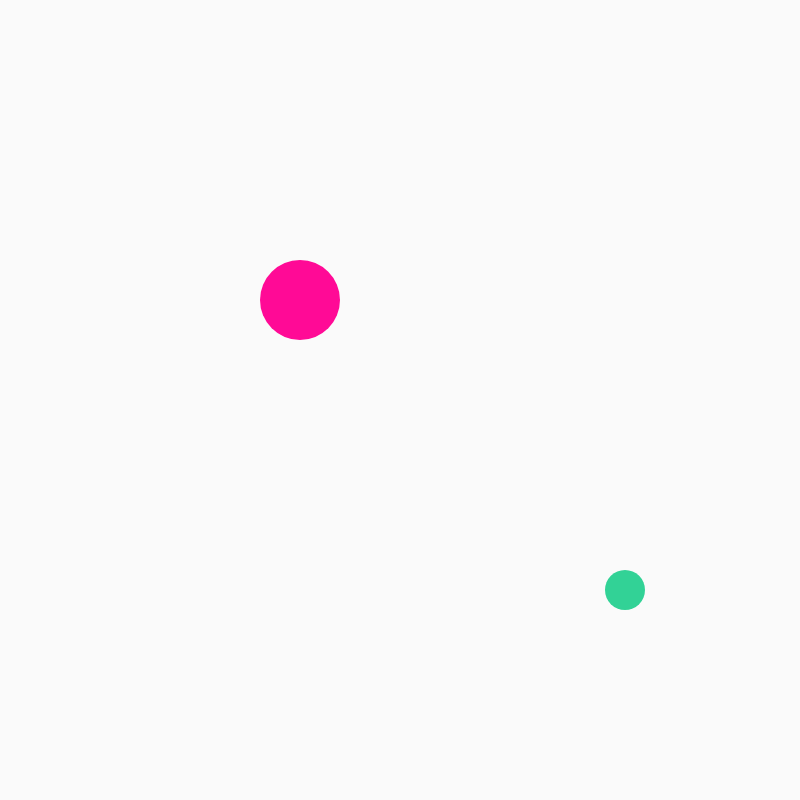
Frame 1 (no input)
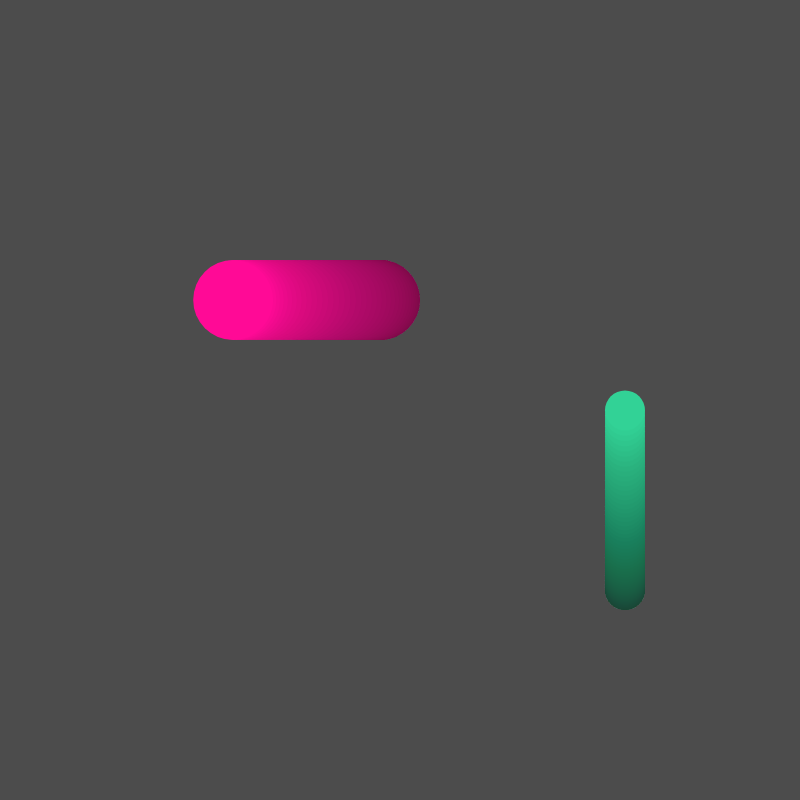
Frame 60 (no input)
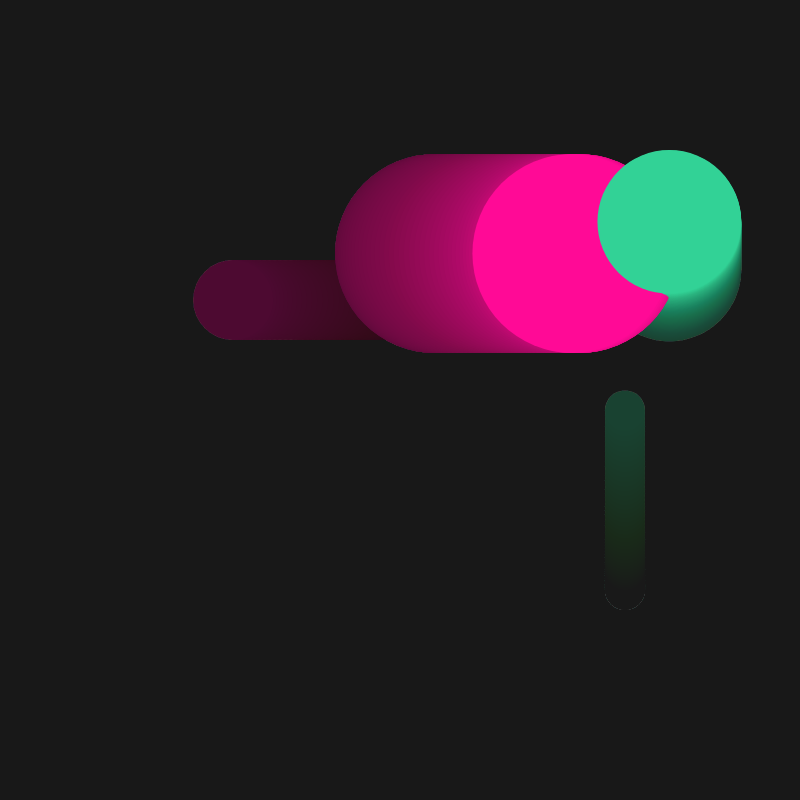
Frame 120 (the mouse pressed at the canvas centre since frame 60)

The p5.js sketch that drew these frames (run headless with seeded random() and noise() and a simulated clock; from frame 60 on, the mouse is pressed at the canvas centre):

// p5.js sketch
// ── sketch.js
var r1 = 80;  var r2 = 40;   // raduis
var amp2 = 290; var  amp1 = 80;   // amp
var A1 =0; var A2 =0; 
var sX = 300;
var sY =300;
var ran1 = 325; // variation in origin of the circles


function setup() {
  createCanvas(800,800);
}

function draw() {
  background(0,5);
 
  translate(sX,sY);
 	
  noStroke();
  fill(255,10,150);  // circle 1 
  var x = amp1 * sin(A1);   // oscilation
  ellipse(x,0,r1,r1);
	A1 += 0.07;   // speed 

  fill(50,210,150);  // circle2
   var y = amp2 * cos(A2);  // oscilation
  ellipse(ran1,y,r2,r2);  
  A2 += 0.02;   // speed 
  
  
}

function mousePressed(){
	sX = random(width/2-250,width/2+250);
	sY = random(height/2-250,height/2+250);
	ran1 = random(325,-325);
	r2 = random(40,340); r1 = random(30,240);
	amp2 = random(20,100);   amp1 = random(35,190);
}
